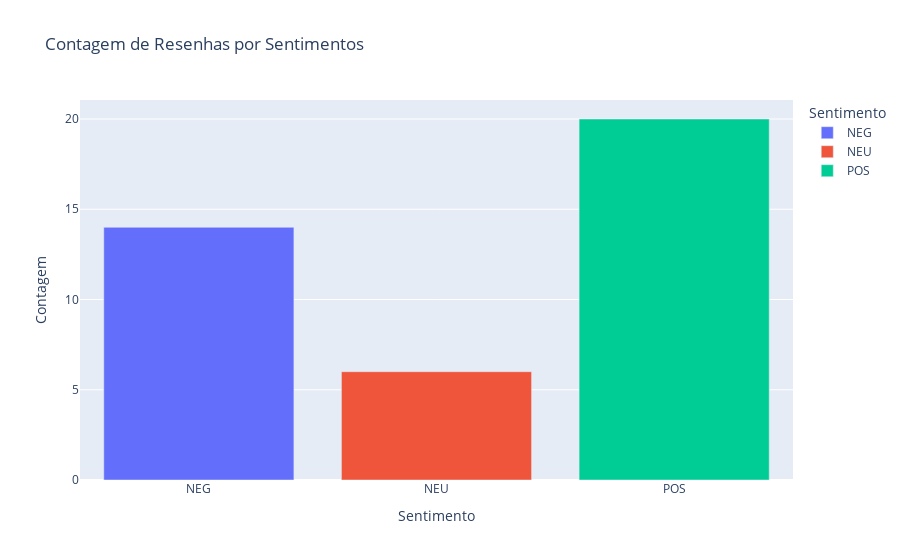

Notebook code for this chart:
### Code cell
import plotly.express as px

df_sentimento = dados.groupby('Sentimento').size().reset_index(name='Contagem')
fig = px.bar(df_sentimento, x='Sentimento', y='Contagem', color='Sentimento', title='Contagem de Resenhas por Sentimentos')
fig.show()

### Figure 1 — Plotly figure (JSON) as saved in the notebook; plotly's stock layout.template omitted (floating-point values rounded to 4 significant figures)
{"data": [{"alignmentgroup": "True", "hovertemplate": "Sentimento=%{x}<br>Contagem=%{y}<extra></extra>", "legendgroup": "NEG", "marker": {"color": "#636efa", "pattern": {"shape": ""}}, "name": "NEG", "offsetgroup": "NEG", "orientation": "v", "showlegend": true, "textposition": "auto", "type": "bar", "x": ["NEG"], "xaxis": "x", "y": [14], "yaxis": "y"}, {"alignmentgroup": "True", "hovertemplate": "Sentimento=%{x}<br>Contagem=%{y}<extra></extra>", "legendgroup": "NEU", "marker": {"color": "#EF553B", "pattern": {"shape": ""}}, "name": "NEU", "offsetgroup": "NEU", "orientation": "v", "showlegend": true, "textposition": "auto", "type": "bar", "x": ["NEU"], "xaxis": "x", "y": [6], "yaxis": "y"}, {"alignmentgroup": "True", "hovertemplate": "Sentimento=%{x}<br>Contagem=%{y}<extra></extra>", "legendgroup": "POS", "marker": {"color": "#00cc96", "pattern": {"shape": ""}}, "name": "POS", "offsetgroup": "POS", "orientation": "v", "showlegend": true, "textposition": "auto", "type": "bar", "x": ["POS"], "xaxis": "x", "y": [20], "yaxis": "y"}], "layout": {"barmode": "relative", "legend": {"title": {"text": "Sentimento"}, "tracegroupgap": 0}, "title": {"text": "Contagem de Resenhas por Sentimentos"}, "xaxis": {"anchor": "y", "categoryarray": ["NEG", "NEU", "POS"], "categoryorder": "array", "domain": [0, 1], "title": {"text": "Sentimento"}}, "yaxis": {"anchor": "x", "domain": [0, 1], "title": {"text": "Contagem"}}}}
